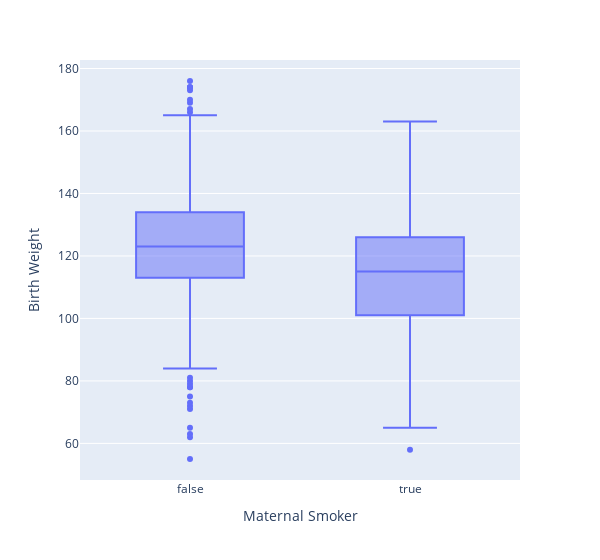

The cell this chart's notebook holds for it:
### Markdown cell above
## Side by side box plots and violin plots

### Code cell
px.box(births, x = 'Maternal Smoker', y = 'Birth Weight',width=600)

### Figure 1 — Plotly figure (JSON) as saved in the notebook; plotly's stock layout.template omitted (floating-point values rounded to 4 significant figures; data arrays with more than 128 entries replaced by an {"elided": "..."} marker saying what was removed)
{"data": [{"alignmentgroup": "True", "hovertemplate": "Maternal Smoker=%{x}<br>Birth Weight=%{y}<extra></extra>", "legendgroup": "", "marker": {"color": "#636efa"}, "name": "", "notched": false, "offsetgroup": "", "orientation": "v", "showlegend": false, "type": "box", "x": {"elided": "1174 bool values"}, "x0": " ", "xaxis": "x", "y": {"elided": "1174 int values"}, "y0": " ", "yaxis": "y"}], "layout": {"boxmode": "group", "legend": {"tracegroupgap": 0}, "margin": {"t": 60}, "width": 600, "xaxis": {"anchor": "y", "domain": [0, 1], "title": {"text": "Maternal Smoker"}}, "yaxis": {"anchor": "x", "domain": [0, 1], "title": {"text": "Birth Weight"}}}}
